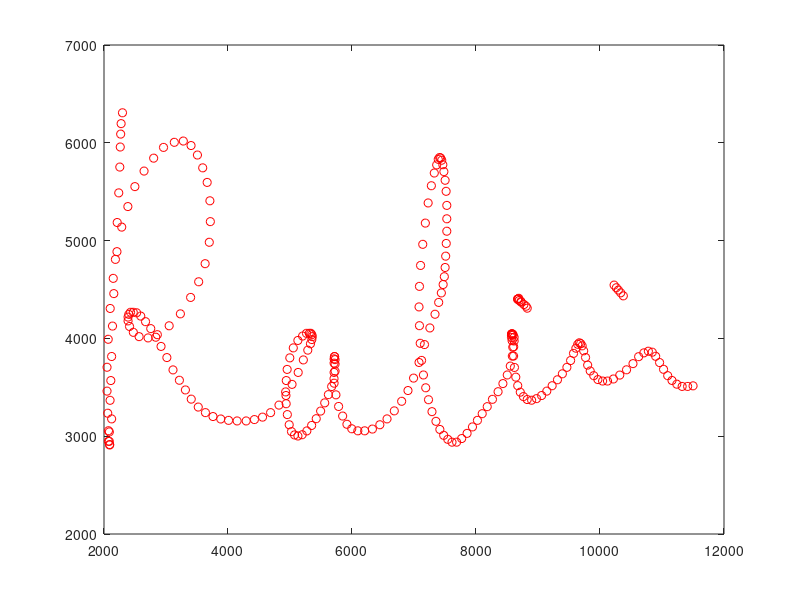
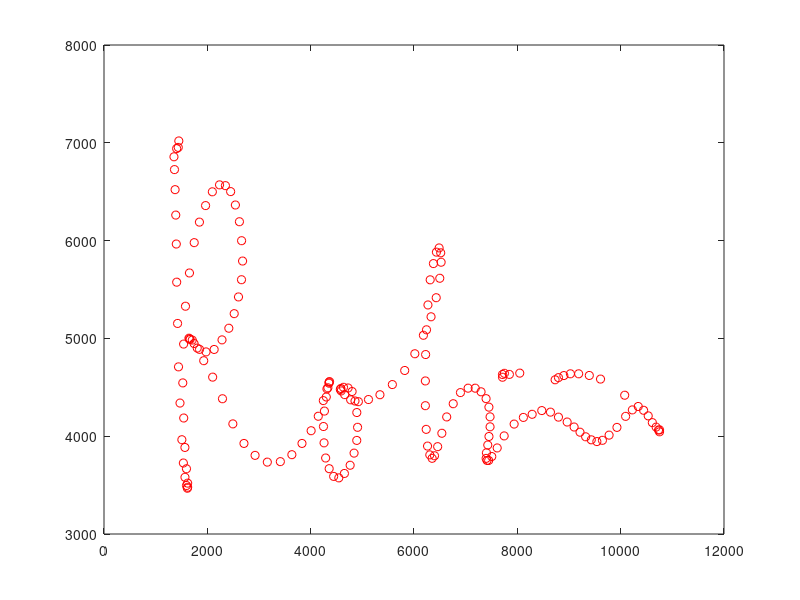

Here is the MATLAB script that generated these plots, in order:
clc
clear all
close all

aa1=[1448 7019 75790561 0 1240 430 312
1437 6953 75790571 1 1250 440 322
1406 6941 75790581 1 1240 460 304
1354 6857 75790591 1 1260 470 309
1364 6726 75790601 1 1270 490 322
1376 6521 75790611 1 1270 500 362
1389 6261 75790621 1 1270 510 453
1399 5965 75790631 1 1270 510 497
1407 5575 75790641 1 1270 510 533
1424 5153 75790651 1 1260 510 565
1442 4709 75790661 1 1240 520 588
1471 4339 75790671 1 1230 520 620
1507 3964 75790681 1 1210 530 636
1536 3726 75790691 1 1180 540 662
1567 3580 75790701 1 1170 540 666
1597 3496 75790711 1 1120 550 669
1613 3468 75790721 1 1110 550 675
1619 3478 75790731 1 1090 570 676
1619 3520 75790741 1 1070 570 664
1596 3667 75790751 1 1040 570 645
1566 3885 75790761 1 1030 580 617
1543 4186 75790771 1 1020 580 611
1525 4545 75790781 1 1000 590 597
1541 4942 75790791 1 980 590 595
1577 5329 75790801 1 990 600 574
1654 5669 75790811 1 990 600 536
1746 5979 75790821 1 1000 600 507
1847 6189 75790831 1 1020 600 496
1966 6358 75790841 1 1040 600 499
2097 6499 75790851 1 1080 600 491
2236 6570 75790861 1 1100 600 499
2350 6562 75790871 1 1130 600 522
2451 6501 75790881 1 1150 600 550
2543 6364 75790891 1 1180 590 595
2621 6193 75790901 1 1200 580 624
2663 5999 75790911 1 1210 580 665
2682 5791 75790921 1 1230 580 687
2661 5600 75790931 1 1270 570 699
2603 5424 75790941 1 1280 570 700
2520 5253 75790951 1 1280 570 702
2416 5104 75790961 1 1300 560 694
2284 4985 75790971 1 1280 570 699
2132 4887 75790981 1 1280 570 700
1975 4862 75790991 1 1270 560 707
1849 4888 75791001 1 1260 570 720
1743 4948 75791011 1 1260 570 748
1667 4989 75791021 1 1260 570 758
1644 5002 75791031 1 1240 570 752
1656 4996 75791041 1 1240 570 755
1708 4983 75791051 1 1240 570 757
1804 4901 75791061 1 1230 580 761
1930 4772 75791071 1 1230 580 753
2103 4604 75791081 1 1210 580 768
2293 4383 75791091 1 1210 580 771
2494 4126 75791101 1 1200 580 777
2709 3926 75791111 1 1200 580 787
2924 3804 75791121 1 1200 580 793
3161 3735 75791131 1 1200 580 793
3413 3740 75791141 1 1180 590 784
3636 3811 75791151 1 1180 590 779
3832 3926 75791161 1 1180 590 780
4009 4056 75791171 1 1170 590 782
4147 4204 75791181 1 1170 590 773
4245 4364 75791191 1 1160 580 763
4315 4484 75791201 1 1160 580 754
4355 4542 75791211 1 1140 590 722
4365 4558 75791221 1 1130 580 724
4356 4553 75791231 1 1130 580 722
4333 4495 75791241 1 1130 580 727
4302 4401 75791251 1 1130 570 730
4266 4257 75791261 1 1140 570 761
4248 4099 75791271 1 1140 570 768
4259 3932 75791281 1 1140 570 779
4290 3777 75791291 1 1130 560 771
4358 3668 75791301 1 1150 550 777
4445 3589 75791311 1 1150 550 777
4545 3574 75791321 1 1150 550 773
4653 3619 75791331 1 1150 550 773
4764 3703 75791341 1 1140 550 770
4840 3827 75791351 1 1150 550 768
4892 3957 75791361 1 1150 550 751
4908 4091 75791371 1 1150 550 725
4893 4242 75791381 1 1160 560 733
4858 4360 75791391 1 1160 560 720
4802 4457 75791401 1 1160 560 733
4725 4493 75791411 1 1160 560 740
4635 4500 75791421 1 1160 560 750
4585 4488 75791431 1 1160 560 754
4574 4478 75791441 1 1160 560 762
4590 4463 75791451 1 1160 550 779
4658 4425 75791461 1 1160 550 785
4774 4372 75791471 1 1170 560 791
4923 4353 75791481 1 1170 560 791
5119 4375 75791491 1 1180 560 794
5341 4424 75791501 1 1180 560 793
5581 4528 75791511 1 1180 560 782
5820 4672 75791521 1 1180 560 760
6016 4843 75791531 1 1190 560 743
6182 5032 75791532 1 1190 560 724
6330 5221 75791542 1 1210 560 691
6430 5416 75791552 1 1210 560 656
6499 5615 75791562 1 1210 560 639
6525 5779 75791572 1 1220 570 636
6517 5875 75791582 1 1220 570 641
6486 5925 75791592 1 1220 570 646
6434 5882 75791602 1 1230 560 685
6376 5765 75791612 1 1230 560 728
6313 5599 75791622 1 1230 560 754
6270 5342 75791632 1 1250 560 791
6242 5088 75791642 1 1250 560 817
6225 4835 75791652 1 1250 560 821
6220 4565 75791662 1 1250 560 845
6220 4312 75791672 1 1250 560 848
6236 4070 75791682 1 1250 560 851
6262 3899 75791692 1 1250 560 849
6306 3809 75791702 1 1250 560 846
6351 3774 75791712 1 1230 560 852
6397 3800 75791722 1 1230 560 848
6458 3893 75791732 1 1230 560 837
6539 4030 75791742 1 1220 570 824
6633 4197 75791752 1 1220 570 817
6759 4332 75791762 1 1210 580 829
6899 4446 75791772 1 1210 580 830
7047 4491 75791782 1 1200 580 830
7185 4491 75791792 1 1200 580 830
7298 4454 75791802 1 1200 580 817
7395 4384 75791812 1 1200 580 819
7450 4297 75791822 1 1200 580 825
7472 4198 75791832 1 1200 580 845
7472 4096 75791842 1 1200 580 855
7451 3997 75791852 1 1200 580 873
7428 3910 75791862 1 1210 590 878
7402 3830 75791872 1 1210 590 875
7396 3773 75791882 1 1210 590 867
7413 3752 75791892 1 1210 590 864
7445 3752 75791902 1 1240 600 827
7505 3792 75791912 1 1240 600 821
7610 3880 75791922 1 1240 600 817
7745 4003 75791932 1 1240 600 817
7938 4124 75791942 1 1240 600 824
8117 4192 75791952 1 1240 600 821
8287 4224 75791962 1 1240 600 846
8473 4262 75791972 1 1240 600 861
8641 4246 75791982 1 1240 600 854
8796 4195 75791992 1 1250 600 861
8964 4145 75792002 1 1250 600 869
9099 4094 75792012 1 1250 600 884
9213 4041 75792022 1 1250 600 891
9322 3994 75792032 1 1250 600 888
9431 3963 75792042 1 1260 610 887
9539 3945 75792052 1 1260 610 855
9647 3958 75792062 1 1260 610 799
9776 4011 75792072 1 1260 610 760
9928 4090 75792082 1 1260 610 750
10096 4203 75792092 1 1270 620 765
10226 4269 75792102 1 1270 620 808
10340 4304 75792112 1 1270 620 857
10444 4265 75792122 1 1270 620 894
10533 4208 75792132 1 1290 630 900
10613 4139 75792142 1 1290 630 897
10686 4093 75792152 1 1290 630 870
10732 4063 75792162 1 1290 630 777
10752 4045 75792172 1 1290 630 613
10752 4065 75792182 1 1290 630 254
10078 4419 75792233 0 1300 630 85
9610 4584 75792243 1 1300 630 149
9393 4621 75792253 1 1300 630 141
9187 4638 75792263 1 1290 630 207
9027 4638 75792273 1 1290 630 275
8900 4620 75792283 1 1300 620 250
8796 4599 75792293 1 1300 620 242
8731 4577 75792303 1 1300 620 91
8047 4645 75792383 0 1290 600 711
7846 4632 75792393 1 1290 600 722
7750 4643 75792403 1 1290 600 724
7713 4631 75792413 1 1280 590 691
7713 4603 75792423 1 1280 590 469];
a1=aa1(:,1:2);
Na1=size(a1);

aa2=[
2298 6307 81096140 0 1340 470 22
2276 6196 81096150 1 1340 470 56
2269 6089 81096160 1 1340 470 96
2262 5957 81096170 1 1340 470 103
2255 5752 81096180 1 1340 470 120
2238 5488 81096190 1 1340 470 149
2213 5185 81096200 1 1330 470 136
2184 4808 81096210 1 1330 470 139
2158 4458 81096220 1 1320 480 156
2137 4126 81096230 1 1310 480 173
2123 3815 81096240 1 1310 480 178
2110 3569 81096250 1 1290 490 205
2098 3367 81096260 1 1280 490 222
2123 3177 81096270 1 1270 500 209
2086 3044 81096280 1 1260 500 209
2071 2948 81096290 1 1250 510 217
2091 2910 81096300 1 1230 510 222
2091 2915 81096310 1 1220 510 193
2085 2948 81096320 1 1210 520 182
2072 3056 81096330 1 1200 520 173
2060 3235 81096340 1 1200 520 175
2049 3461 81096350 1 1200 520 173
2049 3705 81096360 1 1180 530 163
2068 3991 81096370 1 1180 530 156
2100 4306 81096380 1 1180 530 149
2149 4614 81096390 1 1180 530 146
2209 4887 81096400 1 1180 530 141
2286 5138 81096410 1 1200 520 141
2385 5348 81096420 1 1210 520 139
2498 5552 81096430 1 1210 520 141
2646 5711 81096440 1 1220 510 143
2801 5843 81096450 1 1220 510 144
2960 5953 81096460 1 1230 510 149
3134 6005 81096470 1 1260 510 158
3279 6018 81096480 1 1270 510 163
3404 5972 81096490 1 1280 500 179
3507 5875 81096500 1 1290 500 170
3592 5744 81096510 1 1300 500 181
3664 5595 81096520 1 1300 500 183
3708 5407 81096530 1 1320 490 185
3715 5194 81096540 1 1320 490 183
3698 4983 81096550 1 1310 480 180
3631 4764 81096560 1 1320 480 180
3527 4579 81096570 1 1320 480 178
3397 4419 81096580 1 1320 480 176
3232 4251 81096590 1 1320 480 173
3051 4129 81096600 1 1310 480 176
2860 4038 81096610 1 1310 480 176
2711 4005 81096620 1 1290 490 183
2566 4018 81096630 1 1290 490 188
2473 4062 81096640 1 1280 490 191
2412 4122 81096650 1 1280 490 193
2388 4179 81096660 1 1270 500 196
2388 4218 81096670 1 1270 500 196
2400 4246 81096680 1 1260 490 196
2428 4267 81096690 1 1270 500 196
2472 4267 81096700 1 1270 500 202
2526 4262 81096710 1 1270 500 205
2593 4228 81096720 1 1270 500 212
2670 4171 81096730 1 1270 500 214
2754 4100 81096740 1 1270 500 240
2835 4012 81096750 1 1270 500 252
2920 3918 81096760 1 1270 500 267
3014 3804 81096770 1 1270 500 275
3113 3678 81096780 1 1270 500 280
3216 3572 81096790 1 1260 500 284
3313 3473 81096800 1 1260 500 287
3407 3379 81096810 1 1260 500 276
3520 3298 81096820 1 1260 500 277
3636 3241 81096830 1 1260 500 279
3758 3201 81096840 1 1260 500 287
3883 3176 81096850 1 1250 510 289
4009 3162 81096860 1 1250 510 289
4147 3156 81096870 1 1240 500 289
4293 3156 81096880 1 1240 500 287
4426 3170 81096890 1 1240 500 289
4557 3195 81096900 1 1240 500 284
4687 3241 81096910 1 1240 500 277
4822 3318 81096920 1 1220 500 277
4935 3416 81096930 1 1220 500 287
5033 3530 81096940 1 1220 500 285
5132 3652 81096950 1 1220 500 285
5215 3780 81096960 1 1220 500 285
5287 3880 81096970 1 1240 500 285
5330 3945 81096980 1 1240 500 285
5352 3988 81096990 1 1240 500 285
5359 4018 81097000 1 1260 500 276
5352 4038 81097010 1 1260 500 277
5335 4052 81097020 1 1260 500 279
5311 4052 81097030 1 1260 500 279
5266 4052 81097040 1 1270 500 286
5203 4024 81097050 1 1270 500 297
5127 3979 81097060 1 1270 500 312
5053 3903 81097070 1 1270 500 309
4997 3801 81097080 1 1280 490 312
4954 3683 81097090 1 1280 490 317
4940 3569 81097100 1 1280 490 317
4930 3453 81097110 1 1280 490 322
4938 3332 81097120 1 1270 500 322
4957 3221 81097130 1 1270 500 322
4987 3117 81097140 1 1270 500 320
5024 3047 81097150 1 1260 500 317
5073 3013 81097160 1 1260 500 322
5128 3002 81097170 1 1260 500 327
5196 3015 81097180 1 1260 500 337
5272 3054 81097190 1 1250 510 344
5349 3110 81097200 1 1250 510 338
5423 3179 81097210 1 1250 510 338
5494 3257 81097220 1 1230 510 336
5560 3341 81097230 1 1230 510 338
5619 3425 81097240 1 1230 510 333
5672 3508 81097250 1 1230 510 344
5710 3589 81097260 1 1230 510 339
5727 3665 81097270 1 1230 510 337
5727 3737 81097280 1 1230 510 337
5727 3783 81097290 1 1230 510 342
5718 3814 81097300 1 1230 510 340
5718 3814 81097310 1 1230 510 339
5711 3791 81097320 1 1250 510 344
5711 3747 81097330 1 1250 510 333
5711 3652 81097340 1 1250 510 346
5711 3542 81097350 1 1250 510 361
5741 3423 81097360 1 1260 500 371
5784 3304 81097370 1 1260 500 374
5849 3206 81097380 1 1260 500 386
5918 3122 81097390 1 1260 500 387
5996 3076 81097400 1 1260 500 396
6094 3055 81097410 1 1260 500 392
6204 3055 81097420 1 1260 500 394
6329 3073 81097430 1 1260 500 394
6449 3117 81097440 1 1250 510 396
6565 3177 81097450 1 1260 510 394
6682 3259 81097460 1 1260 510 394
6801 3357 81097470 1 1240 520 388
6903 3467 81097480 1 1240 520 384
6993 3594 81097490 1 1240 520 364
7081 3754 81097500 1 1240 520 364
7169 3937 81097510 1 1250 530 359
7256 4107 81097520 1 1250 530 358
7339 4247 81097530 1 1250 530 356
7398 4368 81097540 1 1250 530 346
7441 4465 81097550 1 1250 530 342
7470 4551 81097560 1 1270 520 322
7489 4631 81097570 1 1270 520 314
7502 4725 81097580 1 1270 520 301
7511 4841 81097590 1 1270 520 294
7520 4971 81097600 1 1270 520 294
7529 5096 81097610 1 1270 520 292
7529 5223 81097620 1 1270 520 292
7529 5360 81097630 1 1280 520 294
7518 5504 81097640 1 1280 520 294
7502 5617 81097650 1 1280 520 294
7482 5705 81097660 1 1280 520 292
7465 5776 81097670 1 1280 520 292
7447 5822 81097680 1 1290 510 284
7430 5844 81097690 1 1290 510 274
7413 5850 81097700 1 1290 510 284
7391 5831 81097710 1 1300 510 282
7366 5774 81097720 1 1300 510 282
7327 5691 81097730 1 1300 510 284
7280 5561 81097740 1 1300 510 285
7228 5385 81097750 1 1320 500 276
7183 5179 81097760 1 1320 500 277
7141 4962 81097770 1 1320 500 286
7106 4746 81097780 1 1320 500 296
7088 4532 81097790 1 1320 500 314
7081 4322 81097800 1 1320 510 305
7088 4130 81097810 1 1320 510 309
7100 3950 81097820 1 1320 510 309
7122 3775 81097830 1 1320 510 312
7152 3626 81097840 1 1300 520 312
7189 3495 81097850 1 1300 520 317
7234 3373 81097860 1 1290 520 320
7290 3251 81097870 1 1280 520 320
7354 3152 81097880 1 1270 520 324
7417 3069 81097890 1 1270 520 322
7479 3009 81097900 1 1270 520 322
7545 2968 81097910 1 1270 520 322
7613 2939 81097920 1 1250 530 322
7687 2939 81097930 1 1250 530 322
7769 2976 81097940 1 1250 530 322
7856 3029 81097950 1 1250 530 320
7943 3095 81097960 1 1250 530 325
8023 3162 81097970 1 1250 530 327
8100 3230 81097980 1 1250 530 329
8181 3302 81097990 1 1250 530 329
8265 3377 81098000 1 1270 530 327
8356 3455 81098010 1 1270 530 322
8434 3538 81098020 1 1270 530 304
8504 3626 81098030 1 1270 530 306
8553 3717 81098040 1 1270 530 294
8586 3819 81098050 1 1270 530 292
8608 3915 81098060 1 1270 530 294
8615 3974 81098070 1 1270 530 297
8615 4011 81098080 1 1270 530 297
8600 4035 81098090 1 1270 530 299
8590 4045 81098100 1 1270 530 302
8581 4045 81098110 1 1270 530 302
8581 4045 81098120 1 1280 530 301
8574 4045 81098130 1 1280 530 301
8574 4045 81098140 1 1280 530 299
8574 4031 81098150 1 1280 530 299
8574 4009 81098160 1 1280 530 302
8582 3977 81098170 1 1290 520 309
8593 3910 81098180 1 1290 520 310
8606 3820 81098190 1 1290 520 320
8620 3703 81098200 1 1300 520 327
8642 3604 81098210 1 1300 520 329
8673 3517 81098220 1 1300 520 329
8714 3450 81098230 1 1300 520 334
8765 3405 81098240 1 1300 520 335
8826 3375 81098250 1 1290 520 342
8897 3368 81098260 1 1290 520 334
8976 3384 81098270 1 1290 520 336
9058 3416 81098280 1 1290 520 336
9142 3461 81098290 1 1280 530 336
9228 3516 81098300 1 1280 530 336
9314 3577 81098310 1 1280 530 334
9393 3638 81098320 1 1280 530 345
9466 3704 81098330 1 1270 530 342
9526 3774 81098340 1 1270 530 337
9573 3847 81098350 1 1270 530 337
9611 3900 81098360 1 1280 540 337
9641 3940 81098370 1 1280 540 337
9666 3955 81098380 1 1290 530 339
9688 3947 81098390 1 1290 530 340
9712 3924 81098400 1 1290 530 334
9737 3873 81098410 1 1290 530 339
9767 3805 81098420 1 1290 530 344
9801 3727 81098430 1 1290 530 348
9842 3667 81098440 1 1290 530 351
9899 3619 81098450 1 1300 530 356
9966 3579 81098460 1 1300 530 358
10042 3564 81098470 1 1300 530 361
10121 3564 81098480 1 1300 530 361
10216 3585 81098490 1 1300 530 361
10319 3625 81098500 1 1290 530 361
10428 3679 81098510 1 1290 530 359
10532 3742 81098520 1 1290 530 361
10623 3813 81098530 1 1290 530 363
10707 3852 81098540 1 1290 530 368
10780 3869 81098550 1 1290 530 371
10843 3859 81098560 1 1290 530 372
10898 3817 81098570 1 1290 530 384
10961 3753 81098580 1 1290 530 396
11025 3684 81098590 1 1290 530 399
11092 3619 81098600 1 1280 540 391
11161 3570 81098610 1 1280 540 399
11239 3532 81098620 1 1280 540 393
11325 3509 81098630 1 1280 540 341
11413 3509 81098640 1 1280 540 257
11501 3515 81098650 1 1270 530 36
10227 4545 81098884 0 1320 490 10
10263 4518 81098894 1 1320 490 17
10296 4494 81098904 1 1330 500 25
10334 4466 81098914 1 1320 500 27
10376 4435 81098924 1 1320 500 27
8808 4329 81099154 0 1300 460 75
8725 4378 81099164 1 1300 460 89
8689 4410 81099174 1 1300 460 88
8672 4402 81099184 1 1300 460 88
8672 4402 81099194 1 1290 460 91
8680 4402 81099204 1 1300 470 99
8696 4388 81099214 1 1300 470 90
8729 4370 81099224 1 1280 470 101
8773 4346 81099234 1 1300 480 101
8826 4309 81099244 1 1300 480 103];
a2=aa2(:,1:2);
Na2=size(a2);

for n1=1:Na1(1)
    xy1(:,n1)=[a1(n1,1);a1(n1,2)];
    figure(2)
    plot(double(a1(n1,1)),double(a1(n1,2)),'ro')
hold on

end

for n2=1:Na2(1)
    xy2(:,n2)=[a2(n2,1);a2(n2,2)];
    figure(1)
    plot(double(a2(n2,1)),double(a2(n2,2)),'ro')
hold on

end
